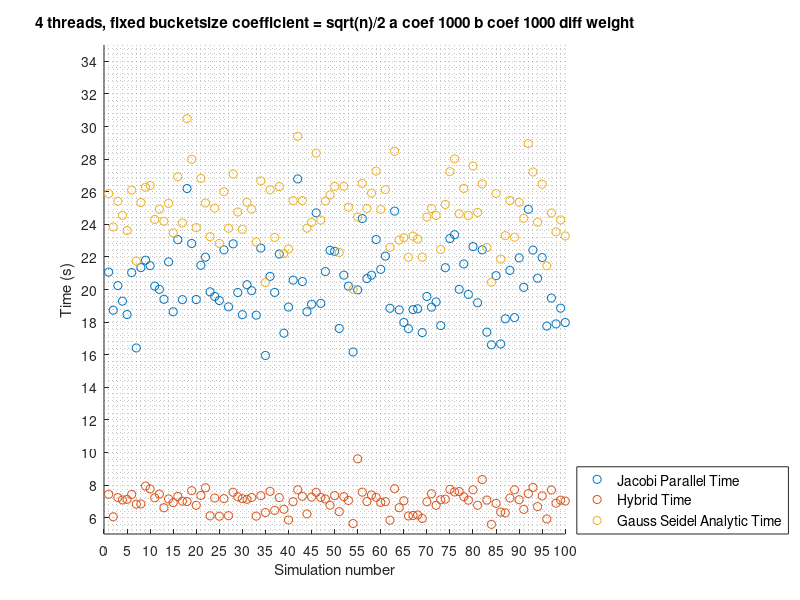

Write the MATLAB code that produced this figure.
function [] = hibrid_scatter_ox_sim_oy_timp ()bsz_coef =  [36.3553, 36.3553, 36.3553, 36.3553, 36.3553, 36.3553, 36.3553, 36.3553, 36.3553, 36.3553, 36.3553, 36.3553, 36.3553, 36.3553, 36.3553, 36.3553, 36.3553, 36.3553, 36.3553, 36.3553, 36.3553, 36.3553, 36.3553, 36.3553, 36.3553, 36.3553, 36.3553, 36.3553, 36.3553, 36.3553, 36.3553, 36.3553, 36.3553, 36.3553, 36.3553, 36.3553, 36.3553, 36.3553, 36.3553, 36.3553, 36.3553, 36.3553, 36.3553, 36.3553, 36.3553, 36.3553, 36.3553, 36.3553, 36.3553, 36.3553, 36.3553, 36.3553, 36.3553, 36.3553, 36.3553, 36.3553, 36.3553, 36.3553, 36.3553, 36.3553, 36.3553, 36.3553, 36.3553, 36.3553, 36.3553, 36.3553, 36.3553, 36.3553, 36.3553, 36.3553, 36.3553, 36.3553, 36.3553, 36.3553, 36.3553, 36.3553, 36.3553, 36.3553, 36.3553, 36.3553, 36.3553, 36.3553, 36.3553, 36.3553, 36.3553, 36.3553, 36.3553, 36.3553, 36.3553, 36.3553, 36.3553, 36.3553, 36.3553, 36.3553, 36.3553, 36.3553, 36.3553, 36.3553, 36.3553, 36.3553] ;pasi_jacobi =  [] ;pasi_gauss_seidel =  [] ;pasi_jacobi_parallel =  [131, 118, 129, 122, 115, 132, 102, 132, 140, 134, 125, 124, 121, 129, 116, 142, 120, 162, 139, 122, 132, 122, 126, 124, 121, 141, 119, 144, 125, 115, 128, 127, 117, 141, 101, 132, 125, 137, 110, 121, 126, 167, 130, 118, 122, 155, 122, 132, 136, 141, 111, 130, 130, 102, 127, 137, 133, 133, 146, 131, 139, 120, 158, 119, 112, 112, 115, 116, 108, 124, 121, 119, 113, 135, 145, 147, 126, 135, 125, 143, 122, 141, 109, 105, 128, 105, 116, 135, 114, 135, 129, 157, 143, 131, 139, 111, 125, 114, 121, 111] ;pasi_gauss_seidel_analytic =  [84, 76, 83, 79, 77, 85, 70, 82, 86, 87, 78, 81, 79, 84, 77, 88, 80, 96, 88, 78, 85, 79, 76, 82, 75, 85, 78, 89, 81, 77, 82, 82, 75, 86, 67, 85, 76, 86, 73, 74, 82, 97, 83, 77, 80, 94, 80, 83, 84, 87, 72, 84, 82, 66, 81, 86, 83, 85, 90, 81, 84, 74, 93, 76, 74, 73, 73, 76, 72, 79, 81, 80, 74, 83, 89, 90, 81, 85, 80, 90, 81, 86, 73, 67, 83, 71, 76, 84, 74, 83, 80, 95, 89, 80, 87, 70, 81, 77, 79, 75] ;pasi_hibrid =  [45, 37, 45, 43, 44, 46, 37, 42, 44, 47, 43, 45, 40, 44, 42, 46, 44, 43, 46, 42, 45, 45, 37, 45, 37, 44, 38, 46, 45, 44, 44, 44, 37, 45, 37, 46, 40, 44, 41, 36, 43, 47, 45, 38, 45, 47, 45, 44, 42, 46, 37, 45, 44, 35, 45, 46, 44, 45, 45, 43, 43, 36, 47, 41, 42, 37, 37, 38, 37, 43, 46, 42, 43, 45, 47, 46, 45, 45, 43, 47, 40, 45, 43, 34, 42, 39, 39, 45, 39, 44, 40, 47, 46, 41, 46, 36, 45, 43, 44, 43] ;pasi_hibrid_entropy =  [] ;timp_jacobi =  [] ;timp_gauss_seidel =  [] ;timp_jacobi_parallel =  [21.0682, 18.7302, 20.2404, 19.2844, 18.4643, 21.0403, 16.4139, 21.3437, 21.7971, 21.463, 20.2086, 20.0085, 19.3977, 21.696, 18.6339, 23.0581, 19.3763, 26.1947, 22.8232, 19.3851, 21.4852, 21.9848, 19.8582, 19.5713, 19.3211, 22.4332, 18.9365, 22.802, 19.8153, 18.4551, 20.2936, 19.9271, 18.4265, 22.5404, 15.9525, 20.8043, 19.8222, 22.1738, 17.3207, 18.9217, 20.5735, 26.7826, 20.4884, 18.6331, 19.0954, 24.7022, 19.1497, 21.101, 22.4033, 22.344, 17.6121, 20.8822, 20.2065, 16.1654, 19.977, 24.3492, 20.6697, 20.8778, 23.0658, 21.2362, 22.0478, 18.848, 24.8089, 18.7489, 17.9758, 17.5977, 18.7662, 18.8157, 17.3569, 19.5728, 18.9158, 19.2385, 17.7855, 21.3373, 23.1242, 23.3621, 20.0113, 21.5696, 19.6998, 22.6311, 19.1864, 22.4321, 17.3831, 16.6075, 20.8502, 16.6586, 18.2017, 21.1739, 18.2768, 21.9423, 20.1303, 24.9199, 22.4182, 20.6917, 21.958, 17.7574, 19.475, 17.8898, 18.8549, 17.9752] ;timp_gauss_seidel_analytic =  [25.8838, 23.8368, 25.4124, 24.544, 23.6189, 26.0978, 21.7441, 25.3361, 26.2742, 26.3789, 24.2977, 24.9274, 24.1832, 25.2888, 23.4719, 26.9147, 24.0831, 30.4769, 27.9863, 23.7949, 26.8128, 25.3048, 23.2419, 24.9948, 22.8237, 26.0005, 23.7602, 27.0865, 24.7541, 23.6922, 25.355, 24.9284, 22.9176, 26.6635, 20.4243, 26.1146, 23.196, 26.3124, 22.2056, 22.4889, 25.4478, 29.403, 25.4559, 23.7624, 24.1152, 28.3678, 24.2593, 25.4287, 25.8019, 26.322, 22.2763, 26.333, 25.0486, 20.0154, 24.4513, 26.509, 24.9725, 25.912, 27.2652, 24.9195, 26.1264, 22.5875, 28.478, 23.0361, 23.1749, 21.9776, 23.2752, 23.1004, 21.9864, 24.4465, 24.9681, 24.5439, 22.4556, 25.217, 27.2314, 28.0152, 24.648, 26.2017, 24.5418, 27.5733, 24.7299, 26.4812, 22.5728, 20.4442, 25.8871, 21.8677, 23.3034, 25.4587, 23.2059, 25.3507, 24.3658, 28.9485, 27.21, 24.1283, 26.4607, 21.4535, 24.6944, 23.5351, 24.2693, 23.2866] ;timp_hibrid =  [7.43785, 6.05534, 7.23361, 7.09303, 7.1256, 7.42561, 6.83113, 6.84559, 7.93968, 7.76584, 7.22172, 7.45012, 6.61275, 7.15158, 6.92406, 7.3052, 7.01567, 6.99048, 7.65726, 6.76371, 7.36427, 7.83565, 6.11417, 7.20794, 6.09153, 7.1689, 6.12545, 7.5608, 7.28447, 7.16641, 7.12795, 7.24031, 6.09725, 7.35155, 6.31644, 7.61623, 6.44741, 7.23207, 6.51589, 5.86001, 6.98168, 7.71321, 7.31266, 6.23546, 7.2636, 7.55863, 7.24534, 7.14639, 6.76814, 7.35393, 6.36999, 7.29153, 7.05842, 5.64232, 9.61076, 7.56689, 6.99368, 7.39102, 7.251, 6.93835, 6.98791, 5.84999, 7.77832, 6.61569, 7.03967, 6.10928, 6.13643, 6.16557, 5.95645, 6.97552, 7.46915, 6.76148, 7.10073, 7.13823, 7.73533, 7.58105, 7.60572, 7.2871, 7.07493, 7.71273, 6.7638, 8.33886, 7.08329, 5.59158, 6.88072, 6.34502, 6.29819, 7.20759, 7.71032, 7.10253, 6.50936, 7.47598, 7.85739, 6.68119, 7.33575, 5.92391, 7.69864, 6.88982, 7.07614, 7.01854] ;timp_hibrid_entropy =  [] ;  n = length(bsz_coef);    scatter(1:n, timp_jacobi_parallel);  hold;  scatter(1:n, timp_hibrid);  scatter(1:n, timp_gauss_seidel_analytic);    title("4 threads, fixed bucketsize coefficient = sqrt(n)/2 a coef 1000 b coef 1000 diff weight");  mlg = legend("location", "southeastoutside");  mlg = legend({"Jacobi Parallel Time", "Hybrid Time", "Gauss Seidel Analytic Time"});  set(mlg, "fontsize", 10);  xlabel("Simulation number");  ylabel("Time (s)");    set(gca, "xminorgrid", "on");  set(gca, "xtick", 0:5:100);  set(gca, "yminorgrid", "on");  set(gca, "ytick", 0:2:100);endfunction